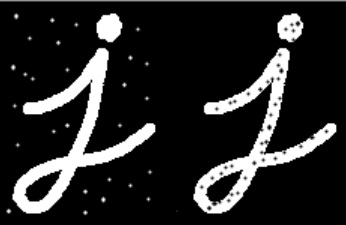
#> input picture sources/10장/images/morph_test.jpg, 346 x 225 px
$ python ex10-9.py
#> lines starting #> are read from the running program, lines starting #| are printed output that depends on the picture
import cv2
import numpy as np

img = cv2.imread("images/morph_test.jpg", cv2.IMREAD_GRAYSCALE)
#> img is the input picture: shape (225, 346); min 0, max 255, mean 38.7

# 구조화 요소 커널 생성
k = cv2.getStructuringElement(cv2.MORPH_RECT, (5,5))

# 팽창 연산 적용
dilation = cv2.dilate(img, k)
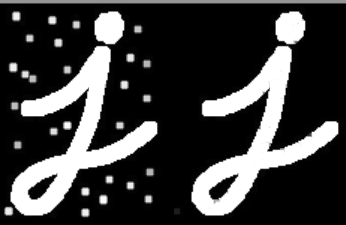
#> dilation: shape (225, 346); min 0, max 255, mean 60.2

# 결과 출력
cv2.imshow('Original', img)
cv2.imshow('dilation', dilation)
cv2.waitKey()
cv2.destroyAllWindows()
